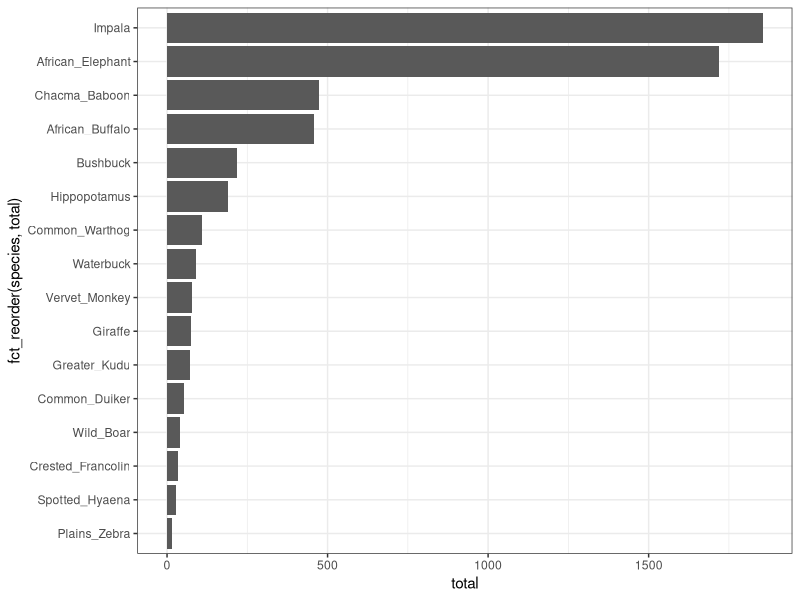

Generate this figure with R:
## ---- chunk 1
library(tidyverse)
library(glmmTMB)
## ---- chunk 2
deployments <- read_csv("deployments.csv")
cameras <- read_csv("cameras.csv")
images <- read_csv("images_2009198.csv")
projects <- read_csv("projects.csv")
## ---- chunk 3
images <- images |>
  mutate(
    region_name = str_to_lower(str_extract(deployment_id, "(?<=LT)[A-Za-z]+")),
    region = case_when(
      region_name == "sabie" ~ "s",
      region_name == "gran" ~ "g",
      TRUE ~ NA_character_
    ),
    hour = lubridate::hour(timestamp)
  )

images <- images |>
  mutate(deployment_site = sub(" .*", "", deployment_id))

images <- images |>
  filter(
    common_name != "White-tailed Deer",
    common_name != "No CV Result",
    common_name != "Domestic Cattle",
    species != "caballus",
    species != "catus",
    species != "American Bison",
    common_name != "Common Fallow Deer",
    common_name != "Eastern Rockhopper Penguin",
    common_name != "Domestic Dog",
    common_name != "Domestic Cat",
    common_name != "Domestic Goat",
    common_name != "Pampas Deer"
  )

images <- images |>
  mutate(genus = ifelse(family == "Elephantidae", "Loxodonta", genus),
         species = ifelse(family == "Elephantidae", "africana", species),
         genus = ifelse(family == "Giraffidae", "giraffa", genus),
         species = ifelse(family == "Giraffidae", "giraffa", species),
         species = ifelse(genus == "Papio", "ursinus", species),
         common_name = ifelse(common_name == "Kinda Baboon", "Chacma Baboon", common_name),
         genus = ifelse(family == "Hippopotamidae", "Hippopotamus", genus),
         species = ifelse(family == "Hippopotamidae", "amphibius", species),
         common_name = ifelse(species == "ursinus", "Chacma Baboon", common_name),
         common_name = ifelse(genus == "Loxodonta", "African Elephant", common_name),
         common_name = ifelse(family == "Giraffidae", "Giraffe", common_name)
         )

# sum(is.na(images$genus))

counts <- images |>
  count(deployment_id, common_name, name = "n")
## ---- chunk 4
# species_seen <- images |>
#   distinct(deployment_site, common_name, hour) |>
#   mutate(common_name = str_replace_all(common_name, " ", "_"), seen = 1) |>
#   pivot_wider(
#     names_from = common_name,
#     values_from = seen,
#     values_fill = 0,
#     names_prefix = "seen_"
#   )
# 
# images <- images |>
#   left_join(species_seen, by = "deployment_site")
## ---- chunk 5
species_seen <- images |>
  mutate(common_name = str_replace_all(common_name, " ", "_")) |>
  distinct(deployment_site, hour, common_name) |>
  mutate(seen = 1) |>
  pivot_wider(
    names_from = common_name,
    values_from = seen,
    values_fill = 0,
    names_prefix = "seen_"
  )

all_hours <- expand_grid(
  deployment_site = unique(images$deployment_site),
  hour = 0:23
)

species_seen_full <- all_hours |>
  left_join(species_seen, by = c("deployment_site", "hour")) |>
  mutate(across(starts_with("seen_"), ~replace_na(.x, 0)))

species_totals <- images |>
  mutate(common_name = str_replace_all(common_name, " ", "_")) |>
  count(common_name, name = "total") |>
  pivot_wider(
    names_from = common_name,
    values_from = total,
    names_prefix = "total_"
  )

images <- images |>
  left_join(species_seen_full, by = c("deployment_site", "hour")) |>
  mutate(across(starts_with("seen_"), ~replace_na(.x, 0))) |>
  mutate(dummy = 1) |>
  left_join(species_totals |> mutate(dummy = 1), by = "dummy") |>
  select(-dummy)
## ---- chunk 6
images |>
  select(starts_with("total_")) |>
  pivot_longer(
    cols = everything(),
    names_to = "species",
    values_to = "total"
  ) |>
  distinct() |>
  mutate(species = str_remove(species, "^total_")) |>
  filter(total > 10) |>
  ggplot(aes(x = fct_reorder(species, total), y = total)) +
  geom_col() +
  theme_bw() +
  coord_flip()
## ---- chunk 7
# glmmTMB(seen_African_Elephant ~ (1|deployment_site) + region + )
